Frame 1 (no input): blank canvas, image omitted
Frame 60 (the mouse pressed at the canvas centre just before this capture): blank canvas, image omitted
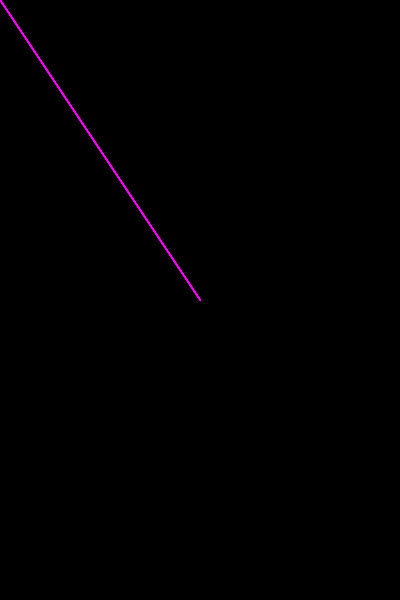
Frame 120 (the mouse held since frame 60 and released just before this capture)

The Processing sketch whose frames 1 and 60 were blank and that drew this single picture after the mouse press (run headless with seeded random() and noise(); from frame 60 on, the mouse is pressed at the canvas centre):

// Processing sketch: processing_83321
// ── processing_83321.pde

void setup()
{
 size(400, 600);
 background(0, 0, 0);
 smooth();
}

void draw()
{
 stroke(255, 0, 255);
 line(0, 0, mouseX, mouseY);
}
